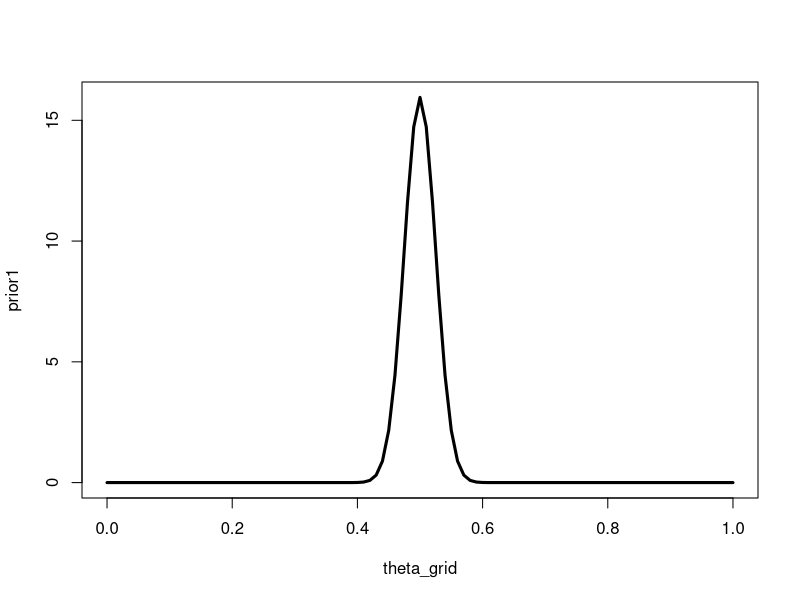
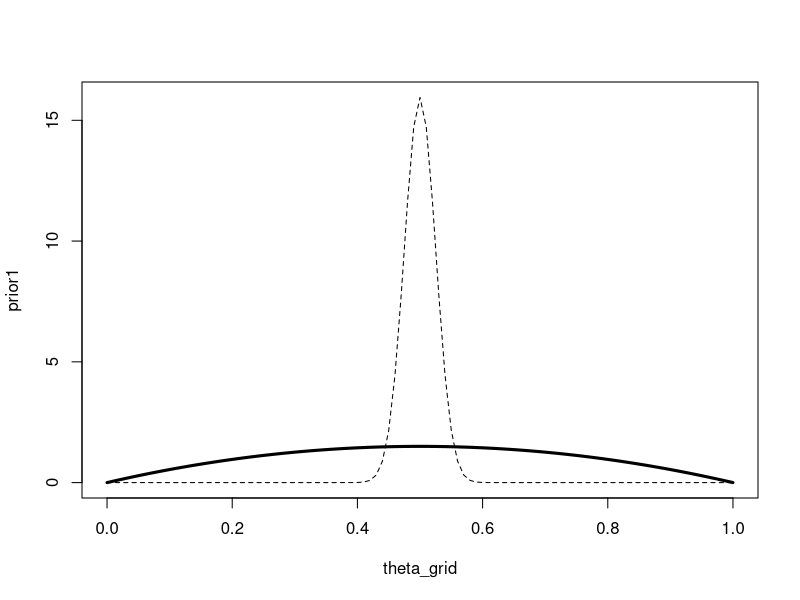
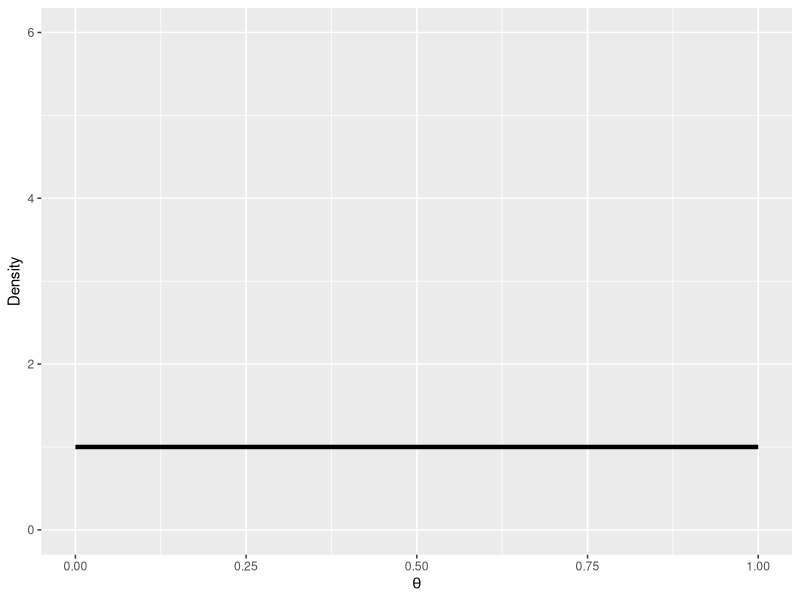
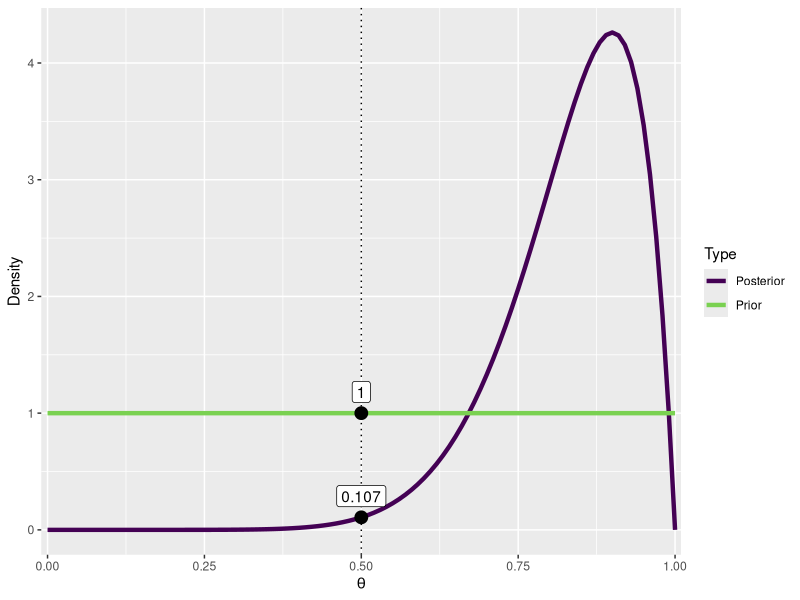

Generate these figures, in order, with R:
## ---- chunk 1
#| label: load-packages
#| echo: false
#| message: false
#| warning: false
library(tidyverse)
library(viridis)

## ---- chunk 2
theta_grid <- seq(0, 1, length = 101)
prior1 <- dbeta(theta_grid, shape1 = 200, shape2 = 200)
plot(theta_grid, prior1, "l", lwd = 3)
## ---- chunk 3
prior2 <- dbeta(theta_grid, shape1 = 2, shape2 = 2)
plot(theta_grid, prior1, "l", lty="dashed")
lines(theta_grid, prior2, "l", lwd = 3)
## ---- chunk 4
#| echo: false
#| warning: false
#| message: false
library(tidyverse)
## ---- chunk 5
n_correct <- 9
n_questions <- 10
## ---- chunk 6
pd <- tibble(
  x = seq(0, 1, by = .01),
  Prior = dbeta(x, 1, 1)
)
ggplot(pd, aes(x, Prior)) +
  geom_line(size = 1.5) +
  coord_cartesian(xlim = 0:1, ylim = c(0, 6), expand = 0.01) +
  labs(y = "Density", x = bquote(theta))
## ---- chunk 7
(dprior <- dbeta(0.5, 1, 1))
## ---- chunk 8
(dposterior <- dbeta(0.5, 10, 2))
## ---- chunk 9
BF01 <- dposterior / dprior
## ---- chunk 10
BF01
## ---- chunk 11
(BF10 <- 1/BF01)
## ---- chunk 12
pd <- pd |> 
  mutate(Posterior = dbeta(x, 1 + n_correct, 1 + (n_questions-n_correct)))

pdw <- pd |> 
  pivot_longer(names_to = "Type", 
               values_to = "density", 
               Prior:Posterior)
pdw |> 
  ggplot(aes(x, density, col = Type)) +
  geom_vline(xintercept = 0.5, linetype = "dotted") +
  geom_line(size = 1.5) +
  scale_x_continuous(expand = expansion(0.01)) +
  scale_color_viridis_d(end = 0.8) +
  labs(y = "Density", x = bquote(theta)) +
  annotate("point", x = c(.5, .5), 
           y = c(pdw$density[pdw$x == .5]),
           size = 4) +
  annotate("label",
    x = c(.5, .5),
    y = pdw$density[pdw$x == .5],
    label = round(pdw$density[pdw$x == .5], 3),
    vjust = -.5
  )
## ---- chunk 13
filter(pd, x == .5) |>
  mutate(
    BF01 = Posterior / Prior,
    BF10 = 1 / BF01) 
## ---- chunk 14
wins <- 6
games <- 9

cardgame <- c(rep(1, wins), rep(0, games-wins)) |> 
  sample(games, replace = FALSE)

cardgame <- tibble(game = 1:9,
                   winner = if_else(cardgame == 1, "A", "B"),
                   indicator = cardgame)

cardgame |> write_csv("cardgame.csv")
## ---- chunk 15
n_correct <- 9
n_questions <- 10

questions <- c(rep(1, n_correct), rep(0, n_questions-n_correct)) |> 
  sample(n_questions, replace = FALSE)

questions <- tibble(question = 1:n_questions,
                   correct = if_else(questions == 1, "correct", "error"),
                   indicator = questions)

questions |> write_csv("questions.csv")
## ---- chunk 16
smart = tibble(IQ = c(101,100,102,104,102,97,105,105,98,101,100,123,105,103,
                      100,95,102,106,109,102,82,102,100,102,102,101,102,102,
                      103,103,97,97,103,101,97,104,96,103,124,101,101,100,
                      101,101,104,100,101),
               Group = "SmartDrug")

placebo = tibble(IQ = c(99,101,100,101,102,100,97,101,104,101,102,102,100,105,
                        88,101,100,104,100,100,100,101,102,103,97,101,101,100,
                        101, 99,101,100,100,101,100,99,101,100,102,99,100,99),
                 Group = "Placebo")

SmartDrug <- bind_rows(smart, placebo)  |>
    mutate(Group = fct_relevel(as.factor(Group), "Placebo"))
## ---- chunk 17
write_csv(SmartDrug, file = "SmartDrug.csv")
